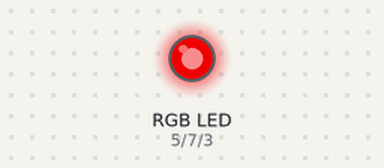
This sketch was run on a simulated Arduino Uno, built with avr-gcc and run on an emulated ATmega328P. On the bench: an RGB LED mixed from three pins (HIGH = lit). Random numbers use the default seed unless the sketch sets one.

Above: at 0.1 s.
At 4.1 s:
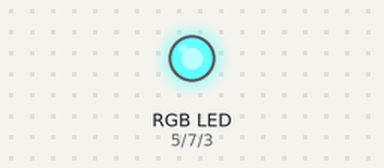
At 9.1 s:
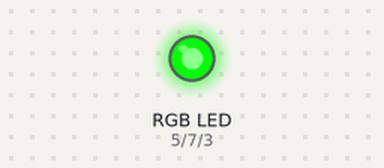
At 19.1 s:
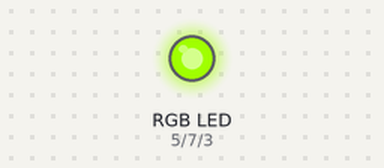
At 29.1 s:
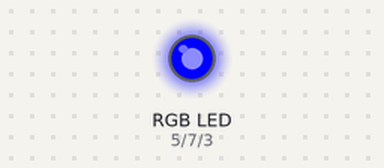
At 39.1 s:
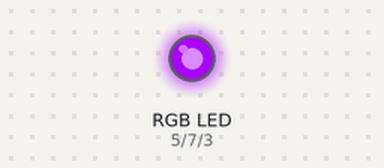
Timing chart, 0 to 40.0 s (numbered marks = the images above):
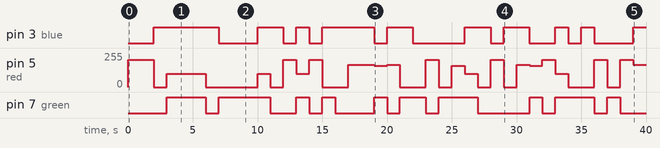

The sketch:

sketch_aug09a.ino
```cpp
int ledcolor = 0;
int a = 1000; //this sets how long the stays one color for
int red = 5; //this sets the red led pin
int green = 7; //this sets the green led pin
int blue = 3; //this sets the blue led pin

void setup() { //this sets the output pins

pinMode(red, OUTPUT);
pinMode(green, OUTPUT);
pinMode(blue, OUTPUT);
}

void loop() {
int ledcolor = random(7); //this randomly selects a number between 0 and 6

switch (ledcolor) {
case 0: //if ledcolor equals 0 then the led will turn red
analogWrite(red, 204);
delay(a);
analogWrite(red, 0);
break;
case 1: //if ledcolor equals 1 then the led will turn green
digitalWrite(green, HIGH);
delay(a);
digitalWrite(green, LOW);
break;
case 2: //if ledcolor equals 2 then the led will turn blue
digitalWrite(blue, HIGH);
delay(a);
digitalWrite(blue, LOW);
break;
case 3: //if ledcolor equals 3 then the led will turn yellow
analogWrite(red, 160);
digitalWrite(green, HIGH);
delay(a);
analogWrite(red, 0);
digitalWrite(green, LOW);
break;
case 4: //if ledcolor equals 4 then the led will turn cyan
analogWrite(red, 168);
digitalWrite(blue, HIGH);
delay(a);
analogWrite(red, 0);
digitalWrite(blue, LOW);
break;
case 5: //if ledcolor equals 5 then the led will turn magenta
digitalWrite(green, HIGH);
digitalWrite(blue, HIGH);
delay(a);
digitalWrite(green, LOW);
digitalWrite(blue, LOW);
break;
case 6: //if ledcolor equals 6 then the led will turn white
analogWrite(red, 100);
digitalWrite(green, HIGH);
digitalWrite(blue, HIGH);
delay(a);
analogWrite(red, 0);
digitalWrite(green, LOW);
digitalWrite(blue, LOW);
break;
}
}
```

Measured:
- by itself, pin 3 (blue): LOW → HIGH at 2.0 s, → LOW 5.0 s later, → HIGH 3.0 s later, → LOW 2.0 s later, … (19 changes in this stretch)
- by itself, pin 5 (red): 0/255 → 204/255 at 0.00 s, → 0/255 2.0 s later, → 100/255 1.0 s later, → 0/255 3.0 s later, … (30 changes in this stretch)
- by itself, pin 7 (green): LOW → HIGH at 3.0 s, → LOW 3.0 s later, → HIGH 1.0 s later, → LOW 4.0 s later, … (20 changes in this stretch)
